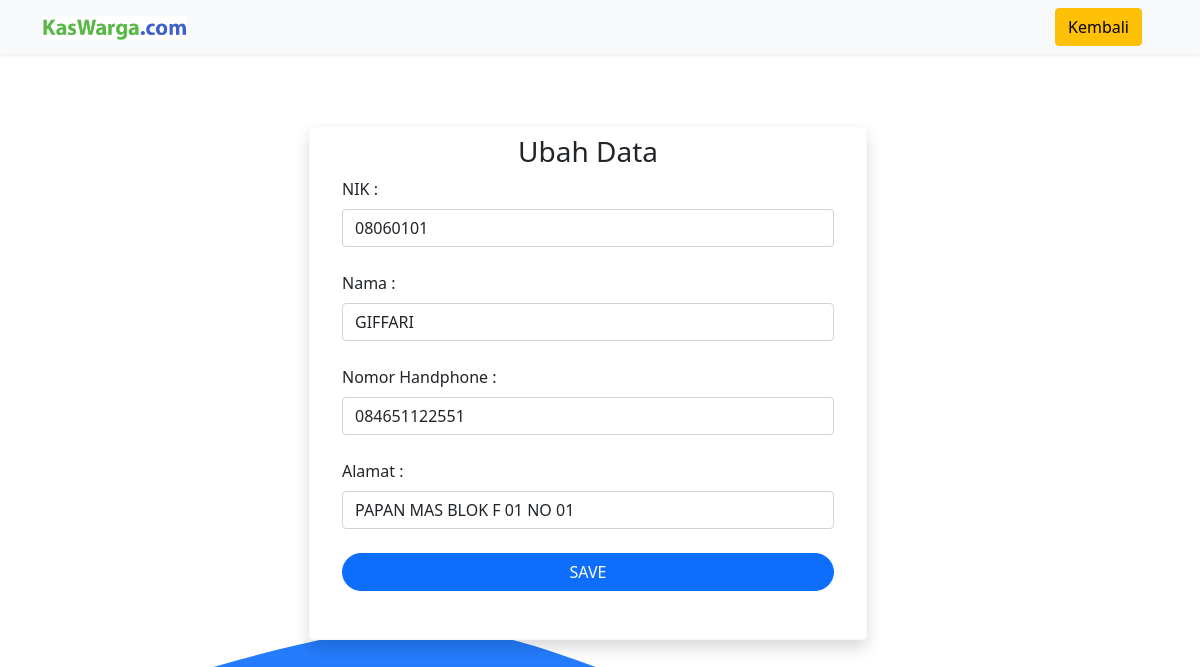
The page /ubah.php?id=9 (signed in) on the database its author committed.
### tables this page shows
CREATE TABLE `tb_data_warga` (
  `id` int(11) NOT NULL,
  `nik_warga` varchar(8) NOT NULL,
  `nama_warga` varchar(64) NOT NULL,
  `nomor_warga` varchar(12) NOT NULL,
  `alamat_warga` varchar(128) NOT NULL
);

### functions.php (called while the page is built, shortened)
<?php
    $koneksi = mysqli_connect("localhost", "root", "", "aplikasi_kas_warga");
    function query($query){
        global $koneksi;
        $result = mysqli_query($koneksi, $query);
        $rows = [];
        while( $row = mysqli_fetch_assoc($result)){
            $rows[] = $row;
        }
        return $rows;
    }
?>

### ubah.php (the view, shortened to what this page needs)
<?php
require 'functions.php';
$id = $_GET["id"];
$warga = query("SELECT * FROM tb_data_warga WHERE id = $id") [0];
?>
<!DOCTYPE html>
<html lang="en">
<head>
   <link rel="stylesheet" href="./aset/css/bootstrap.min.css">
</head>
<body>
<nav class="navbar navbar-expand-lg navbar-light bg-light shadow-sm">
  <div class="container">
  <a href="data.php" style="width: 13%;"><img src="./image/logo2.jpg" alt="logo" style="width: 100%;"></a>
    <div class="collapse navbar-collapse" id="navbarNavAltMarkup">
      <div class="navbar-nav ms-auto">
        <a href="data.php" class="btn btn-warning btn-md" style="margin-right:1pc;"><span class="fa fa-home"></span> Kembali</a>
      </div>
    </div>
  </div>
</nav>
<div class="container">
    <div class="row md-6">
        <div class="row mt-5 justify-content-center">
            <div class="card mt-4 border-light shadow col-6">
            <div class="text-center mt-2">
                    <h3>Ubah Data</h3>
                </div>
                <form action="" method="post">
                        <div class="row ms-2 me-2">
                        <div class="mb-4">
                            <label for="nik_warga" class="form-label">NIK :</label>
                            <input type="text" class="form-control" placeholder="masukkan NIK" name="nik_warga" id="nik_warga" required value="<?= $warga["nik_warga"] ?>">
                        </div>
                        <div class="mb-4">
                            <label for="nama_warga" class="form-label">Nama :</label>
                            <input type="text" class="form-control" placeholder="Masukkan Nama" name="nama_warga" id="nama_warga" required value="<?= $warga["nama_warga"] ?>">
                        </div>
                        <div class="mb-4">
                            <label for="nomor_warga" class="form-label">Nomor Handphone :</label>
                            <input type="text" class="form-control" placeholder="Masukkan Nomor Handphone" name="nomor_warga" id="nomor_warga" required value="<?= $warga["nomor_warga"] ?>">
                        </div>
                        <div class="mb-4">
                            <label for="alamat_warga" class="form-label">Alamat :</label>
                            <input type="text" class="form-control" placeholder="Masukkan Alamat" name="alamat_warga" id="alamat_warga" required value="<?= $warga["alamat_warga"] ?>">
                        </div>
                        <div class="mb-5">
                            <div class="d-grid">
                                <button type="submit" class="btn btn-primary rounded-pill" name="submit">SAVE</button>
                            </div>
                        </div>
                    </div>
                </form>
            </div>
        </div>
    </div>
</div>
</body>
</html>

### ubah.php (style rules this page uses)
body { background-image: url(./image/wave2.svg); background-repeat: no-repeat; background-position: bottom; margin-bottom: 7.6rem; }

### rows shown on the page
tb_data_warga: nik_warga "08060101", nama_warga "GIFFARI", nomor_warga "084651122551", alamat_warga "PAPAN MAS BLOK F 01 NO 01"
